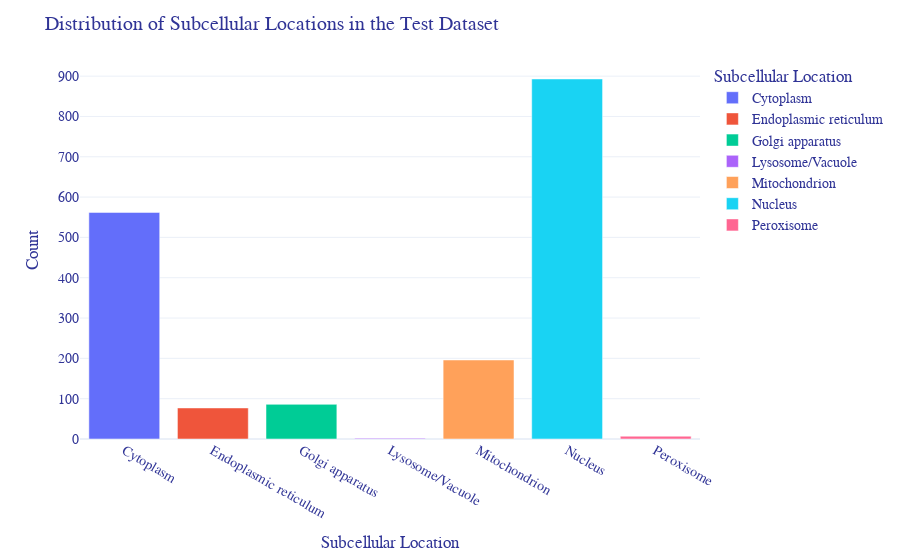

The notebook cell saved with this chart:
### Code cell
# make a bar plot of the number of proteins in each subcellular location (binary encoding in columns Partition	Membrane	Cytoplasm	Nucleus	Extracellular	Cell membrane	Mitochondrion	Plastid	Endoplasmic reticulum	Lysosome/Vacuole	Golgi apparatus	Peroxisome)

# reforamt the data
df_test_subcellular = df_test.iloc[:, 1:-2]
df_test_subcellular = df_test_subcellular.sum(axis=0).reset_index()
df_test_subcellular.columns = ['Subcellular Location', 'Count']

fig = px.bar(df_test_subcellular, x='Subcellular Location', y='Count', color='Subcellular Location', color_discrete_sequence=px.colors.qualitative.Plotly)
fig.update_layout(
    font=dict(color="#303496", family="Arial, sans-serif", size=14),
    template='plotly_white',
    title = 'Distribution of Subcellular Locations in the Test Dataset',
)
fig.show()

### Figure 1 — Plotly figure (JSON) as saved in the notebook; plotly's stock layout.template omitted (floating-point values rounded to 4 significant figures)
{"data": [{"alignmentgroup": "True", "hovertemplate": "Subcellular Location=%{x}<br>Count=%{y}<extra></extra>", "legendgroup": "Cytoplasm", "marker": {"color": "#636EFA", "pattern": {"shape": ""}}, "name": "Cytoplasm", "offsetgroup": "Cytoplasm", "orientation": "v", "showlegend": true, "textposition": "auto", "type": "bar", "x": ["Cytoplasm"], "xaxis": "x", "y": [562], "yaxis": "y"}, {"alignmentgroup": "True", "hovertemplate": "Subcellular Location=%{x}<br>Count=%{y}<extra></extra>", "legendgroup": "Endoplasmic reticulum", "marker": {"color": "#EF553B", "pattern": {"shape": ""}}, "name": "Endoplasmic reticulum", "offsetgroup": "Endoplasmic reticulum", "orientation": "v", "showlegend": true, "textposition": "auto", "type": "bar", "x": ["Endoplasmic reticulum"], "xaxis": "x", "y": [77], "yaxis": "y"}, {"alignmentgroup": "True", "hovertemplate": "Subcellular Location=%{x}<br>Count=%{y}<extra></extra>", "legendgroup": "Golgi apparatus", "marker": {"color": "#00CC96", "pattern": {"shape": ""}}, "name": "Golgi apparatus", "offsetgroup": "Golgi apparatus", "orientation": "v", "showlegend": true, "textposition": "auto", "type": "bar", "x": ["Golgi apparatus"], "xaxis": "x", "y": [86], "yaxis": "y"}, {"alignmentgroup": "True", "hovertemplate": "Subcellular Location=%{x}<br>Count=%{y}<extra></extra>", "legendgroup": "Lysosome/Vacuole", "marker": {"color": "#AB63FA", "pattern": {"shape": ""}}, "name": "Lysosome/Vacuole", "offsetgroup": "Lysosome/Vacuole", "orientation": "v", "showlegend": true, "textposition": "auto", "type": "bar", "x": ["Lysosome/Vacuole"], "xaxis": "x", "y": [2], "yaxis": "y"}, {"alignmentgroup": "True", "hovertemplate": "Subcellular Location=%{x}<br>Count=%{y}<extra></extra>", "legendgroup": "Mitochondrion", "marker": {"color": "#FFA15A", "pattern": {"shape": ""}}, "name": "Mitochondrion", "offsetgroup": "Mitochondrion", "orientation": "v", "showlegend": true, "textposition": "auto", "type": "bar", "x": ["Mitochondrion"], "xaxis": "x", "y": [196], "yaxis": "y"}, {"alignmentgroup": "True", "hovertemplate": "Subcellular Location=%{x}<br>Count=%{y}<extra></extra>", "legendgroup": "Nucleus", "marker": {"color": "#19D3F3", "pattern": {"shape": ""}}, "name": "Nucleus", "offsetgroup": "Nucleus", "orientation": "v", "showlegend": true, "textposition": "auto", "type": "bar", "x": ["Nucleus"], "xaxis": "x", "y": [893], "yaxis": "y"}, {"alignmentgroup": "True", "hovertemplate": "Subcellular Location=%{x}<br>Count=%{y}<extra></extra>", "legendgroup": "Peroxisome", "marker": {"color": "#FF6692", "pattern": {"shape": ""}}, "name": "Peroxisome", "offsetgroup": "Peroxisome", "orientation": "v", "showlegend": true, "textposition": "auto", "type": "bar", "x": ["Peroxisome"], "xaxis": "x", "y": [7], "yaxis": "y"}], "layout": {"barmode": "relative", "font": {"color": "#303496", "family": "Arial, sans-serif", "size": 14}, "legend": {"title": {"text": "Subcellular Location"}, "tracegroupgap": 0}, "margin": {"t": 60}, "title": {"text": "Distribution of Subcellular Locations in the Test Dataset"}, "xaxis": {"anchor": "y", "categoryarray": ["Cytoplasm", "Endoplasmic reticulum", "Golgi apparatus", "Lysosome/Vacuole", "Mitochondrion", "Nucleus", "Peroxisome"], "categoryorder": "array", "domain": [0, 1], "title": {"text": "Subcellular Location"}}, "yaxis": {"anchor": "x", "domain": [0, 1], "title": {"text": "Count"}}}}
